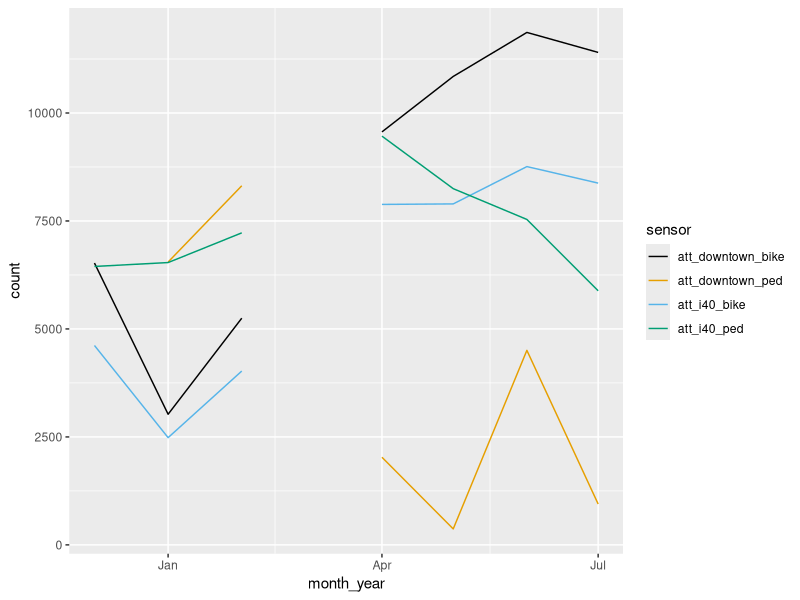
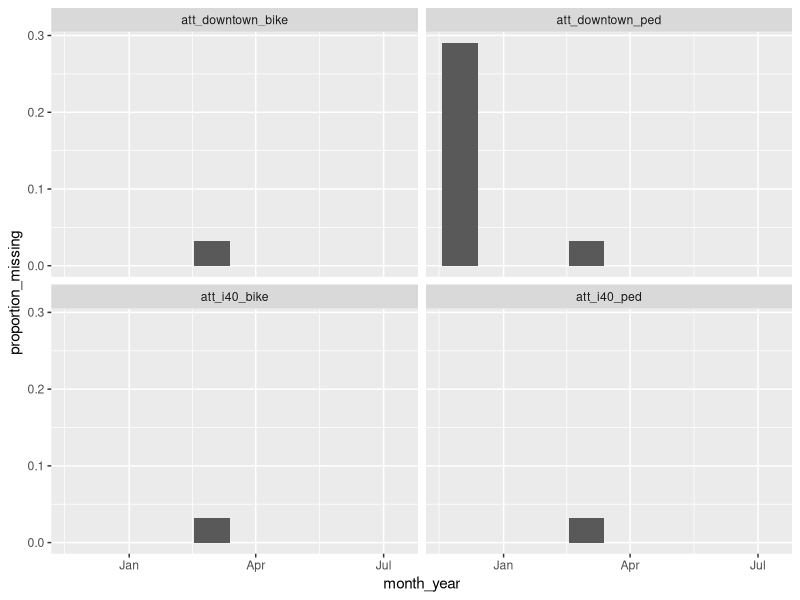
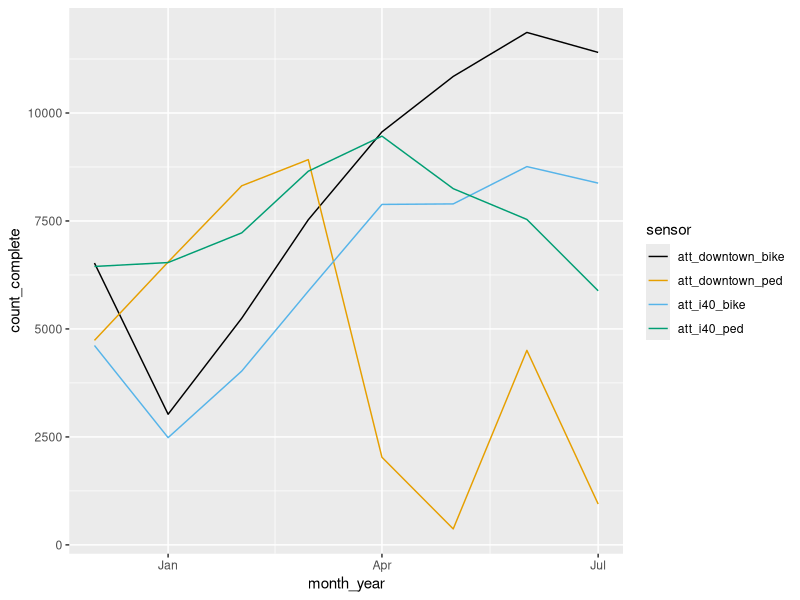
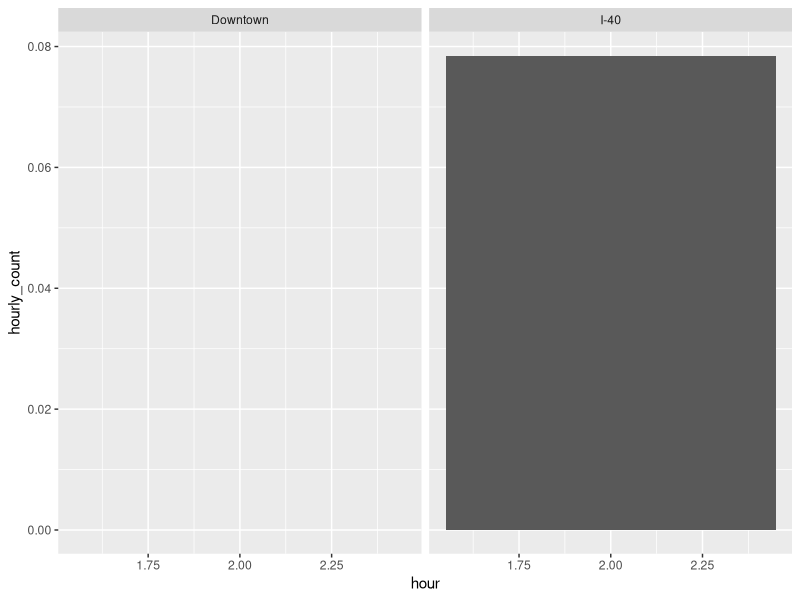
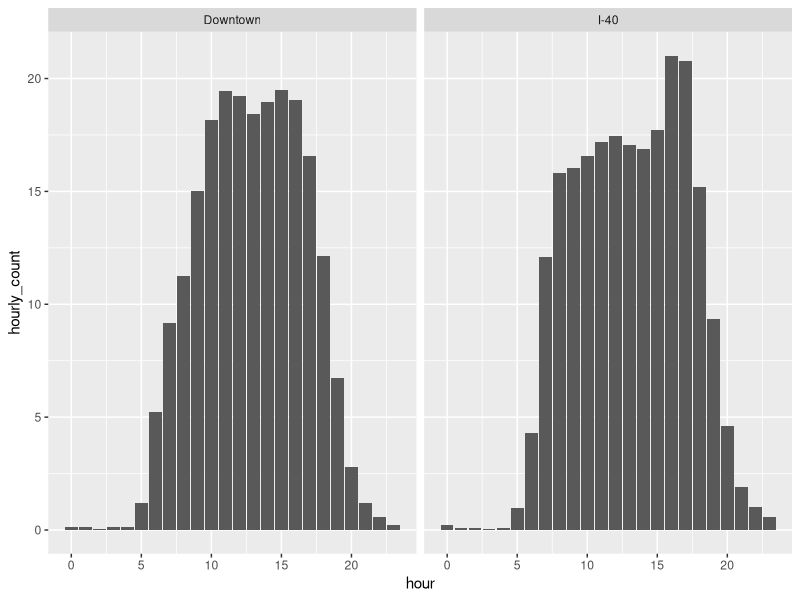
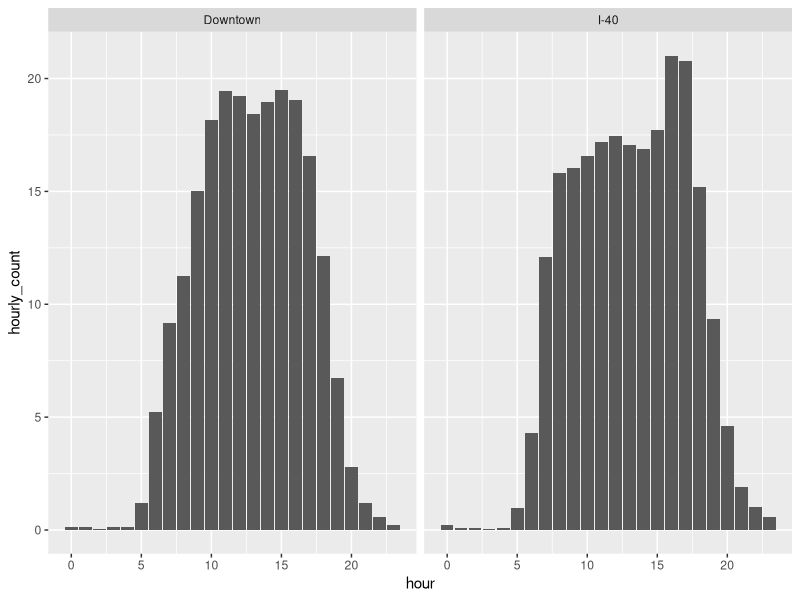
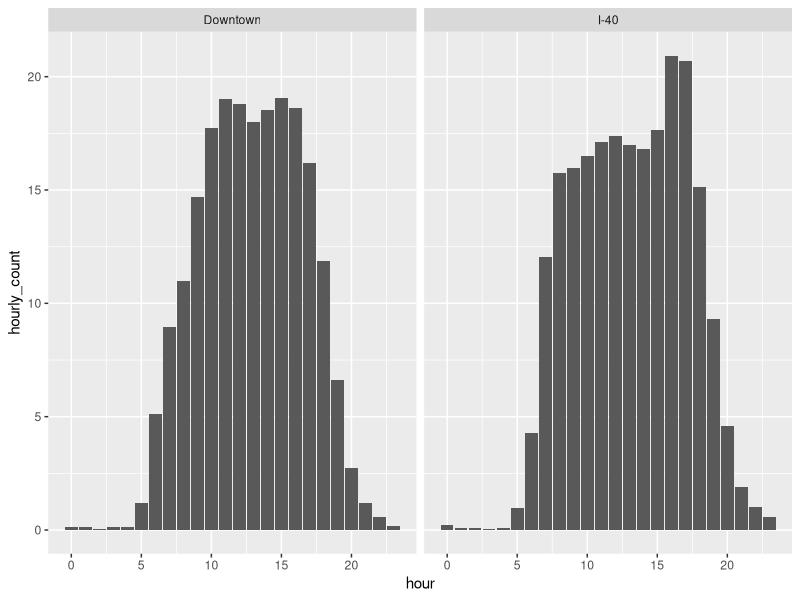

These charts were generated, in order, by the following R code: (Note: this script raises an error after producing the figures.)
## ---- chunk 1
library(tidyverse)
library(lubridate)
library(ggthemes)
## ---- chunk 2
data = read_csv(here::here("ped_bike_counters", "data", "ncnmvdp.csv"))
head(data)
## ---- chunk 3
data = read_csv("ped_bike_counters/data/ncnmvdp.csv", skip=2)
head(data)
## ---- chunk 4
names(data)
## ---- chunk 5
data = data |>
  rename(
    att_downtown_bike="ATT Downtown, Bicycles (Q2) ATT Downtown, Bicycles",
    att_downtown_ped="ATT Downtown, Pedestrians (Q2) ATT Downtown, Pedestrians",
    att_i40_bike="ATT I-40 Bridge, Bicycles (Q2) ATT I-40 Bridge, Bicycles",
    att_i40_ped="ATT I-40 Bridge, Pedestrians (Q2) ATT I-40 Bridge, Pedestrians"
  ) |>
  # and now we will select only the Time and American Tobacco Trail columns
  select(Time, starts_with("att_"))
## ---- chunk 6
data
## ---- chunk 7
data = data |>
  pivot_longer(starts_with("att"), names_to="sensor", values_to="count")
## ---- chunk 8
# answer:
data$Time = mdy_hm(data$Time)
## ---- chunk 9
# answer:
data$month_year = floor_date(data$Time, unit="month")
## ---- chunk 10
# answer:
monthly_bike_ped = data |>
  group_by(sensor, month_year) |>
  summarize(count=sum(count)) |>
  ungroup()

monthly_bike_ped
## ---- chunk 11
# answer:
ggplot(monthly_bike_ped, aes(x=month_year, y=count, color=sensor)) +
  geom_line() +
  scale_color_colorblind()
## ---- chunk 12
data |>
  group_by(sensor) |>
  summarize(na_count=sum(is.na(count))) |>
  ungroup()
## ---- chunk 13
data |>
  group_by(month_year, sensor) |>
  summarize(proportion_missing = mean(is.na(count))) |>
  ungroup() |>
  ggplot(aes(x=month_year, y=proportion_missing)) +
    geom_col() +
    facet_wrap(~sensor)
## ---- chunk 14
data = data |>
  mutate(count_complete=replace_na(count, 0))
## ---- chunk 15
# answer:
monthly_bike_ped = data |>
  group_by(sensor, month_year) |>
  summarize(count_complete=sum(count_complete)) |>
  ungroup()

ggplot(monthly_bike_ped, aes(x=month_year, y=count_complete, color=sensor)) +
  geom_line() +
  scale_color_colorblind()
## ---- chunk 16
# answer:
data = data |>
  mutate(location=case_match(
    sensor,
    "att_downtown_bike" ~ "Downtown",
    "att_downtown_ped" ~ "Downtown",
    "att_i40_bike" ~ "I-40",
    "att_i40_ped" ~ "I-40"
  ))
## ---- chunk 17
# answer:
monthly_totals = data |>
  # Group the data by month and location, rather than month and sensor
  group_by(month_year, location) |>
  # Summarize the data by summing up all records for that month and location
  summarize(count_complete=sum(count_complete)) |>
  ungroup() |>
  # plot the data
  ggplot(aes(x=month_year, y=count_complete, color=location)) +
    geom_line() +
    scale_color_colorblind()
  
## ---- chunk 18
data$hour = hour(data$Time)
hour_totals = data |>
  group_by(hour, location) |>
  summarize(hourly_count = mean(count)) |>
  ungroup()

ggplot(hour_totals, aes(x=hour, y=hourly_count)) +
  geom_col() +
    facet_wrap(~location)
## ---- chunk 19
data$hour = hour(data$Time)
hour_totals = data |>
  group_by(hour, location) |>
  summarize(hourly_count = mean(count, na.rm=T)) |>
  ungroup()

ggplot(hour_totals, aes(x=hour, y=hourly_count)) +
  geom_col() +
    facet_wrap(~location)
## ---- chunk 20
data$hour = hour(data$Time)
hour_totals = data |>
  # retain only rows where count is not NA (! means not)
  filter(!is.na(count)) |>
  group_by(hour, location) |>
  summarize(hourly_count = mean(count)) |>
  ungroup()

ggplot(hour_totals, aes(x=hour, y=hourly_count)) +
  geom_col() +
    facet_wrap(~location)
## ---- chunk 21
data$hour = hour(data$Time)
hour_totals = data |>
  # retain only rows where count is not NA (! means not)
  group_by(hour, location) |>
  summarize(hourly_count = mean(count_complete)) |>
  ungroup()

ggplot(hour_totals, aes(x=hour, y=hourly_count)) +
  geom_col() +
  facet_wrap(~location)
## ---- chunk 22
data$hour = hour(data$Time)
hour_totals = data |>
  # retain only rows where count is not NA (! means not)
  filter(!is.na(count)) |>

  # First, sum up within each hour at each location (put bikes and peds together)
  # In this dataset, the Time column contains only whole hours (i.e. there are no records for, say, 8:30)
  # If that were not the case, we'd need to make a new date_hour variable with floor_date.
  group_by(Time, location) |>
  summarize(count=sum(count)) |>

  # Next, take the mean of the hourly totals
  group_by(hour, location) |>
  summarize(hourly_count = mean(count)) |>
  ungroup()

ggplot(hour_totals, aes(x=hour, y=hourly_count)) +
  geom_col() +
    facet_wrap(~location)
## ---- chunk 23
data$hour = hour(data$Time)
hour_totals = data |>
  # retain only rows where count is not NA (! means not)
  filter(!is.na(count)) |>

  # First, sum up within each hour at each location (put bikes and peds together)
  # In this dataset, the Time column contains only whole hours (i.e. there are no records for, say, 8:30)
  # If that were not the case, we'd need to make a new date_hour variable with floor_date.
  group_by(Time, location) |>
  summarize(count=sum(count), hour=first(hour)) |>

  # Next, take the mean of the hourly totals
  group_by(hour, location) |>
  summarize(hourly_count = mean(count)) |>
  ungroup()

ggplot(hour_totals, aes(x=hour, y=hourly_count)) +
  geom_col() +
    facet_wrap(~location)
## ---- chunk 24
# answer:

# label=T gives us the names of the days, not the numbers
data$day_of_week = wday(data$Time, label=T)
data$date = floor_date(data$Time, unit="d")
day_totals = data |>
  # retain only rows where count is not NA (! means not)
  filter(!is.na(count)) |>

  # sum up at the day level
  group_by(date, location) |>
  summarize(count=sum(count), day_of_week=first(day_of_week)) |>

  # now, we can take the mean at the daily level. The two-step process is because we want to
  # take the mean daily number of passersby
  group_by(day_of_week, location) |>
  summarize(daily_count = mean(count)) |>
  ungroup()

ggplot(day_totals, aes(x=day_of_week, y=daily_count)) +
  geom_col()
## ---- chunk 25
jan_feb = data |>
  filter(Time >= ymd_hms("2022-01-01 00:00:00") & Time <= ymd_hms("2022-02-28 23:59:59"))
## ---- chunk 26
summary(jan_feb$Time)
## ---- chunk 27
jan_feb$date = date(jan_feb$Time)

day_totals = jan_feb |>
  filter(!is.na(count)) |>
  group_by(date, location) |>
  summarize(total=sum(count)) |>
  ungroup()

# We put "location" on the x axis so we get two boxplots
ggplot(day_totals, aes(x=location, y=total)) +
  geom_boxplot()
## ---- chunk 28
# answer:

jan_feb_day = filter(jan_feb, hour(Time) >= 7 & hour(Time) <= 17)

daytime_totals = jan_feb_day |>
  filter(!is.na(count)) |>
  group_by(date, location) |>
  summarize(total=sum(count)) |>
  ungroup()

# We put "location" on the x axis so we get two boxplots
ggplot(daytime_totals, aes(x=location, y=total)) +
  geom_boxplot()
